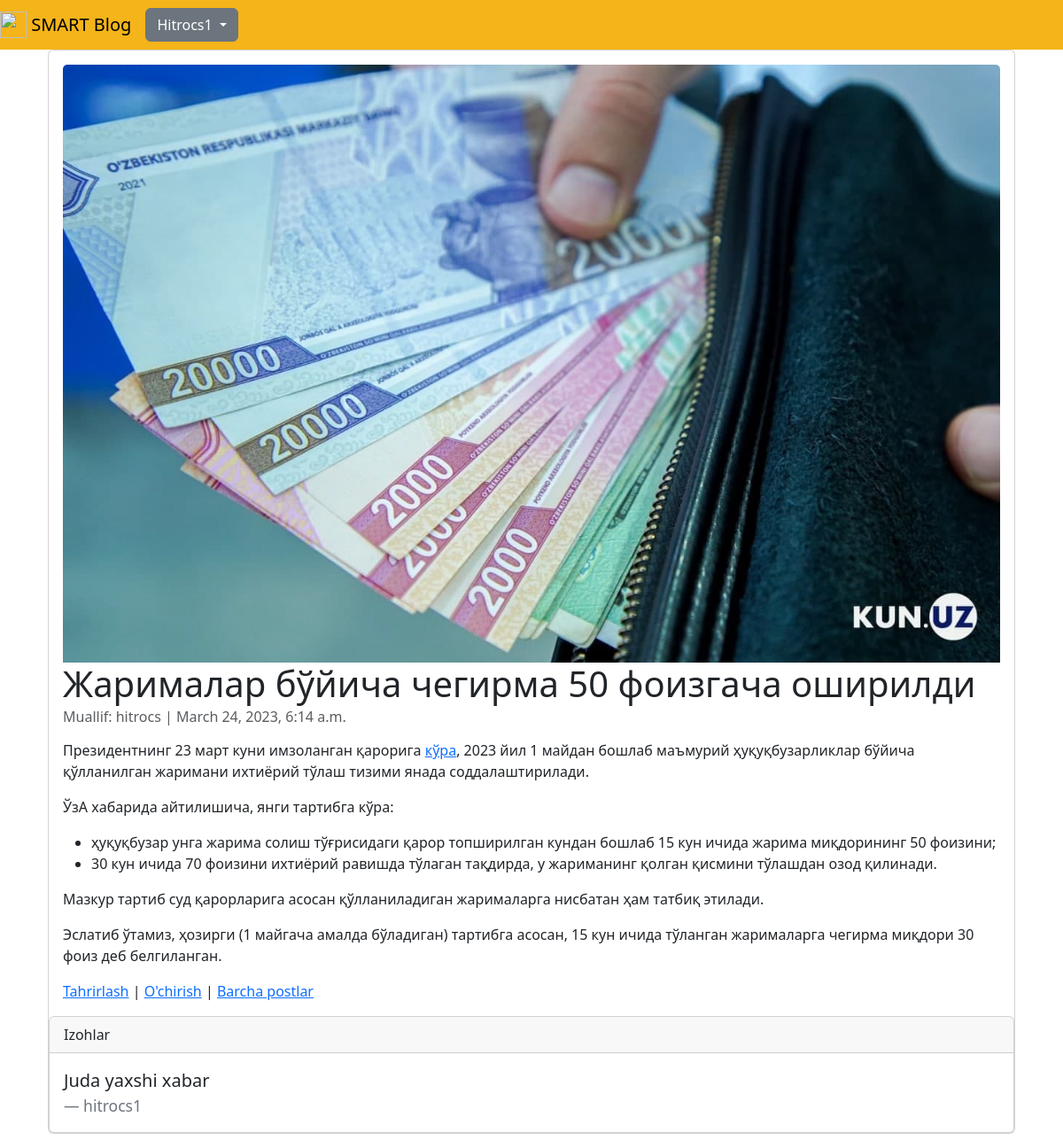
Page /articles/3 (signed in) on the committed database.
### accounts/models.py (models this page shows)
class CustomUser(AbstractUser):
    age = models.PositiveIntegerField(null=True, blank=True)

### articles/models.py (models this page shows, shortened)
class Article(models.Model):
    title = models.CharField(max_length=200)
    summary = models.CharField(max_length=200, blank=True)
    body = RichTextField()
    photo = models.ImageField(upload_to='images/', blank=True)
    date = models.DateTimeField(auto_now_add=True)
    author = models.ForeignKey(
        get_user_model(),
        on_delete=models.CASCADE,
    )

class Comment(models.Model):
    article = models.ForeignKey(Article, on_delete=models.CASCADE, related_name='comments')
    comment = models.TextField(max_length=150)
    author = models.ForeignKey(
        get_user_model(),
        on_delete=models.CASCADE,
    )
    def __str__(self):
        return self.comment

### articles/views.py (the view)
# urls.py: path('<int:pk>', ArticleDetailView.as_view(), name='article_detail'),
class ArticleDetailView(LoginRequiredMixin, DetailView):
    model = Article
    template_name = 'article_detail.html'

### templates/article_detail.html (shortened to what this page needs)
{% extends 'base.html' %}
{% block content %}
    <div class="container-fluid">
        <div class="card" >
          <div class="card-body">
              {%  if object.photo %}
                <img class="card-img-top" src="{{ object.photo.url }}" alt="{{ object.title }}">
              {% endif %}
              <h1 class="card-title">{{ object.title }}</h1>
              <h6 class="card-subtitle mb-2 text-muted">Muallif: {{ object.author }} | {{ object.date }}</h6>
              <p class="card-text">{{ object.body | safe}}</p>
              <a href="{% url 'article_edit' article.pk %}">Tahrirlash</a> |
              <a href="{% url 'article_delete' article.pk %}">O'chirish</a> |
              <a href="{% url 'article_list' %}">Barcha postlar</a>
          </div>
            <div class="card">
                <div class="card-header">Izohlar</div>
                {%  for comment in article.comments.all %}
                    <div class="card-body">
                        <blockquote class="blockquote mb-0">
                            <p>{{ comment }}</p>
                            <footer class="blockquote-footer">{{ comment.author }}</footer>
                        </blockquote>
                    </div>
                {% endfor %}
            </div>
        </div>
    </div>
{% endblock content %}

### templates/base.html (shortened to what this page needs)
{% load static %}
<!DOCTYPE html>
<html lang="en">
<head>
    <link rel="stylesheet" href="https://cdn.jsdelivr.net/npm/bootstrap@5.3.0-alpha1/dist/css/bootstrap.min.css">
</head>
<body>
<nav class="navbar navbar-expand-lg navbar-light" style="background-color: #F4B41A;">
    <a class="navbar-brand" href="{% url 'home1' %}">
        <img src="/static/assets/img/logo.png" width="30" height="30" class="d-inline-block align-top" alt="">
        SMART Blog
    </a>
    <div class="collapse navbar-collapse" id="navbarSupportedContent">
        {% if user.is_authenticated %}
        <ul class="navbar-nav ml-auto">
            <li class="nav-item">
                <div class="dropdown">
                    <button class="btn btn-secondary dropdown-toggle" type="button" data-bs-toggle="dropdown"
                            aria-expanded="false">
                        {{ user.username | title }}
                    </button>
                </div>
            </li>
        </ul>
        {% else %}
        <form class="form-inline ml-auto">
            <a href="{% url 'login' %}" class="btn btn-outline-light">Kirish</a>
            <a href="{% url 'signup' %}" class="btn btn-primary ml-2">Ro'yxatdan o'tish</a>
        </form>
        {% endif %}
    </div>
</nav>
<main>
    <div class="container">
        {% block content %}
        {% endblock content %}
    </div>
</main>
</body>
</html>

### rows in the picture
CustomUser: username "Hitrocs1"
Article: photo (picture), title "Жарималар бўйича чегирма 50 фоизгача оширилди", author "hitrocs", date "March 24, 2023, 6:14 a.m.", body "Президентнинг 23 март куни имзоланган қарорига кўра , 2023 йил 1 майдан бошлаб маъмурий ҳуқуқбузарликлар бўйича қўлланилган жаримани ихтиёрий тўлаш тизими янада соддалаштирилади. ЎзА хабарида айтилишича, янги тартибга кўра: ҳуқуқбузар унга жарима солиш тўғрисидаги қарор топширилган кундан бошлаб 15 кун ичида жарима миқдорининг 50 фоизини; 30 кун ичида 70 фоизини ихтиёрий равишда тўлаган тақдирда, у жариманинг қолган қисмини тўлашдан озод қилинади. Мазкур тартиб суд қарорларига асосан қўлланиладиган жарималарга нисбатан ҳам татбиқ этилади. Эслатиб ўтамиз, ҳозирги (1 майгача амалда бўладиган) тартибга асосан, 15 кун ичида тўланган жарималарга чегирма миқдори 30 фоиз деб белгиланган."
Comment: comment "Juda yaxshi xabar", author "hitrocs1"
